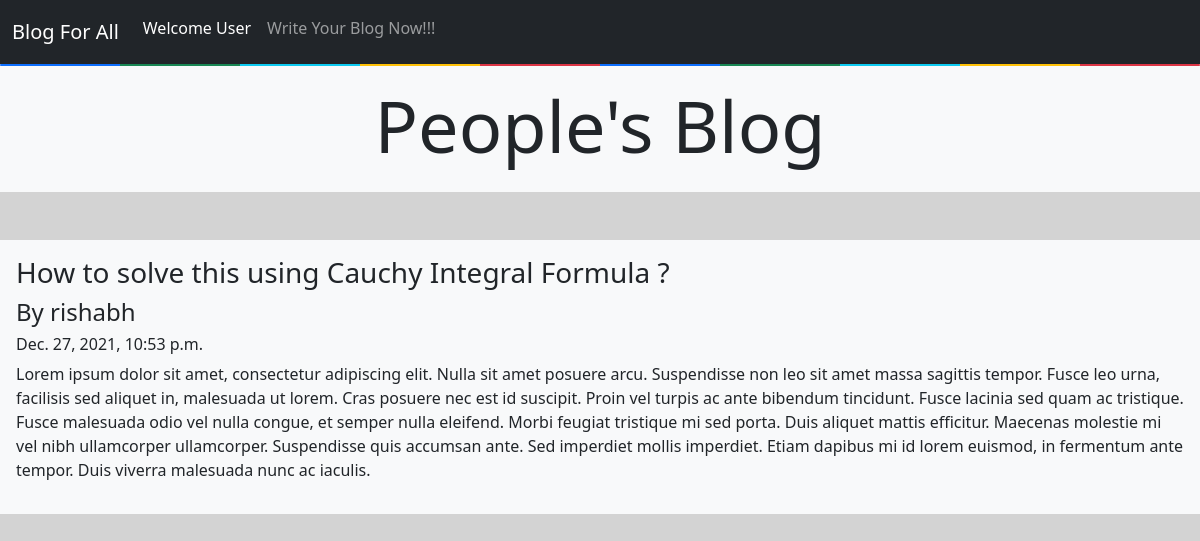
The app's page /post/4 with its own data.
### App/models.py (models this page shows)
class blog_model(models.Model):
    id = models.IntegerField(primary_key=True)
    name = models.CharField(max_length=100, default="")
    blog_title = models.CharField(max_length=100, default="", editable=True)
    content = models.TextField()
    created_at = models.DateTimeField(default=datetime.now, blank=True)

### App/views.py (the view)
# urls.py: path("post/<str:var>", views.post, name="post"),
def post(request, var):
    my_post =  blog_model.objects.get(id = var)
    return render(request, "5_posts.html", {'my_post':my_post})

### templates/5_posts.html (shortened to what this page needs)
{% extends 'base.html' %}
{% block body %}
<div class="container-fluid mt-0 p-0">
  <div class="d-flex justify-content-center bg-light py-3 mb-5">
  <h1 class="display-2"> People's Blog </h1>
  </div>
      <div class="bg-light p-3 mb-3">
      <h3> {{ my_post.blog_title }} </h3>
      <h4> By {{ my_post.name }} </h4>
      <h6> {{ my_post.created_at }} </h6>
      <p>
          {{ my_post.content }}
      </p>
      </div>
</div>
{% endblock body %}

### records on screen
blog_model: blog_title "How to solve this using Cauchy Integral Formula ?", name "rishabh", created_at "Dec. 27, 2021, 10:53 p.m.", content "Lorem ipsum dolor sit amet, consectetur adipiscing elit. Nulla sit amet posuere arcu. Suspendisse non leo sit amet massa sagittis tempor. Fusce leo urna, facilisis sed aliquet in, malesuada ut lorem. Cras posuere nec est id suscipit. Proin vel turpis ac ante bibendum tincidunt. Fusce lacinia sed quam ac tristique. Fusce malesuada odio vel nulla congue, et semper nulla eleifend. Morbi feugiat tristique mi sed porta. Duis aliquet mattis efficitur. Maecenas molestie mi vel nibh ullamcorper ullamcorper. Suspendisse quis accumsan ante. Sed imperdiet mollis imperdiet. Etiam dapibus mi id lorem euismod, in fermentum ante tempor. Duis viverra malesuada nunc ac iaculis."
